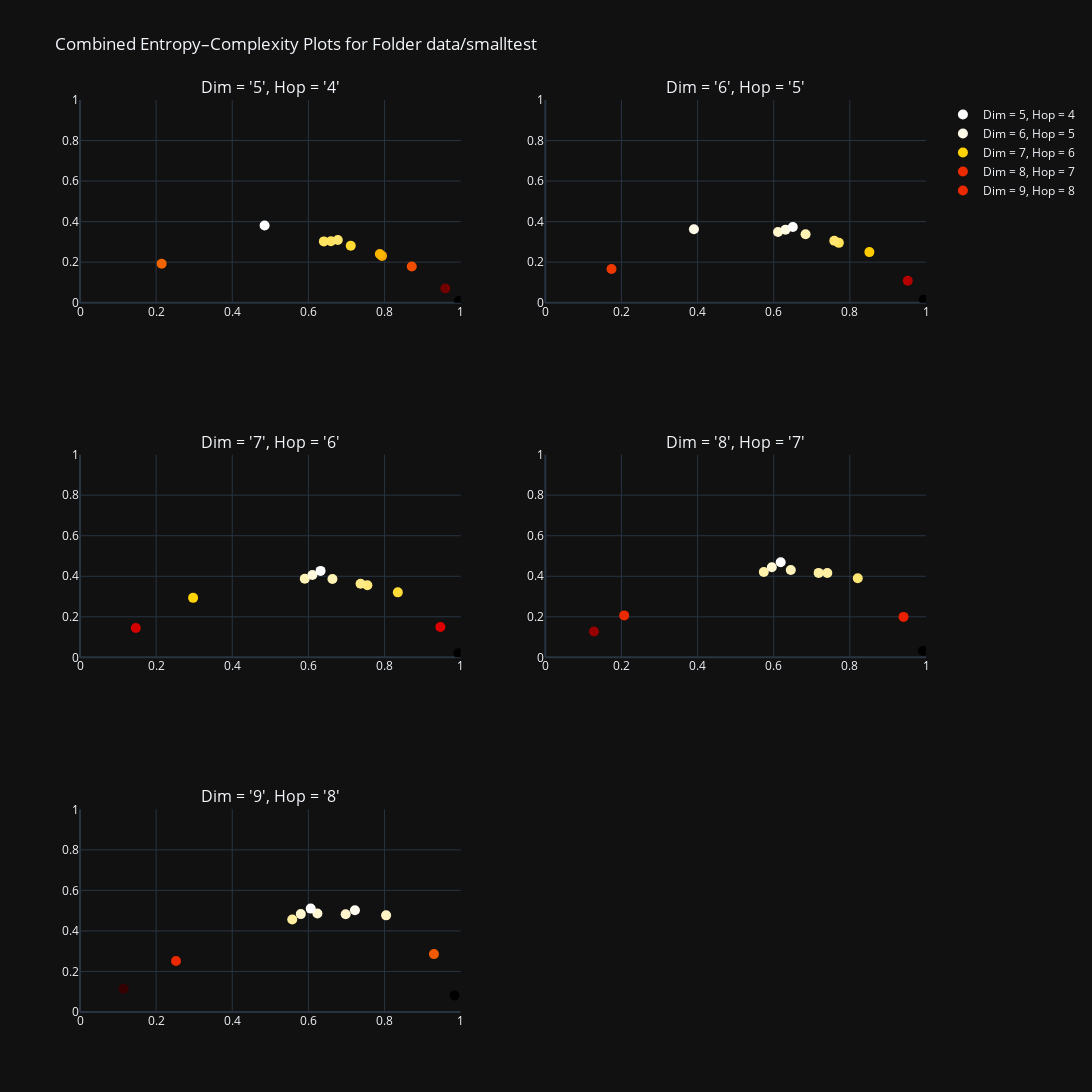

Notebook source saved alongside this figure:
### Markdown cell above
Test graph:

### Code cell
folder_path = "data/smalltest"
start = 5
end = 10
grid = 2
folder = "plots"
plot_graph(folder_path, start, end, grid, folder)

### Figure 1 — Plotly figure (JSON) as saved in the notebook; plotly's stock layout.template omitted (floating-point values rounded to 4 significant figures)
{"data": [{"hovertemplate": "Entropy: %{x}<br>Complexity: %{y}<br>File: %{text}<extra></extra>", "marker": {"color": [0.381, 0.1918, 0.3024, 0.3034, 0.00861, 0.2307, 0.06983, 0.2403, 0.1785, 0.2812, 0.3089], "colorscale": [[0, "rgb(0,0,0)"], [0.3333, "rgb(230,0,0)"], [0.6667, "rgb(255,210,0)"], [1, "rgb(255,255,255)"]], "size": 10}, "mode": "markers", "name": "Dim = 5, Hop = 4", "showlegend": true, "text": ["sinHyp.wav", "440wave.wav", "Miksu - Macloud- makko-Nachts wach-kissvk.com.mp3", "Survive Said The Prophet-MUKANJYO-kissvk.com.mp3", "WhiteNoise_64kb.mp3", "femtanyl-KATAMARI-kissvk.com.mp3", "PinkNoise_64kb.mp3", "Radiohead--Nice Dream--kissvk.com.mp3", "BrownianNoise_64kb.mp3", "ALBLAK 52-Nice To Meet You-kissvk.com.mp3", "Slipknot-Eyeless-kissvk.com.mp3"], "type": "scatter", "x": [0.4849, 0.2145, 0.6406, 0.6591, 0.9953, 0.7933, 0.9596, 0.7876, 0.8714, 0.7112, 0.6772], "xaxis": "x", "y": [0.381, 0.1918, 0.3024, 0.3034, 0.00861, 0.2307, 0.06983, 0.2403, 0.1785, 0.2812, 0.3089], "yaxis": "y"}, {"hovertemplate": "Entropy: %{x}<br>Complexity: %{y}<br>File: %{text}<extra></extra>", "marker": {"color": [0.3624, 0.1661, 0.3491, 0.3599, 0.01473, 0.2952, 0.1082, 0.3052, 0.2494, 0.3376, 0.3734], "colorscale": [[0, "rgb(0,0,0)"], [0.3333, "rgb(230,0,0)"], [0.6667, "rgb(255,210,0)"], [1, "rgb(255,255,255)"]], "size": 10}, "mode": "markers", "name": "Dim = 6, Hop = 5", "showlegend": true, "text": ["sinHyp.wav", "440wave.wav", "Miksu - Macloud- makko-Nachts wach-kissvk.com.mp3", "Survive Said The Prophet-MUKANJYO-kissvk.com.mp3", "WhiteNoise_64kb.mp3", "femtanyl-KATAMARI-kissvk.com.mp3", "PinkNoise_64kb.mp3", "Radiohead--Nice Dream--kissvk.com.mp3", "BrownianNoise_64kb.mp3", "ALBLAK 52-Nice To Meet You-kissvk.com.mp3", "Slipknot-Eyeless-kissvk.com.mp3"], "type": "scatter", "x": [0.3904, 0.1739, 0.6113, 0.6308, 0.9941, 0.7711, 0.952, 0.7591, 0.8512, 0.6837, 0.6502], "xaxis": "x2", "y": [0.3624, 0.1661, 0.3491, 0.3599, 0.01473, 0.2952, 0.1082, 0.3052, 0.2494, 0.3376, 0.3734], "yaxis": "y2"}, {"hovertemplate": "Entropy: %{x}<br>Complexity: %{y}<br>File: %{text}<extra></extra>", "marker": {"color": [0.2934, 0.1447, 0.388, 0.4067, 0.02077, 0.3556, 0.1499, 0.3632, 0.3206, 0.3867, 0.4265], "colorscale": [[0, "rgb(0,0,0)"], [0.3333, "rgb(230,0,0)"], [0.6667, "rgb(255,210,0)"], [1, "rgb(255,255,255)"]], "size": 10}, "mode": "markers", "name": "Dim = 7, Hop = 6", "showlegend": true, "text": ["sinHyp.wav", "440wave.wav", "Miksu - Macloud- makko-Nachts wach-kissvk.com.mp3", "Survive Said The Prophet-MUKANJYO-kissvk.com.mp3", "WhiteNoise_64kb.mp3", "femtanyl-KATAMARI-kissvk.com.mp3", "PinkNoise_64kb.mp3", "Radiohead--Nice Dream--kissvk.com.mp3", "BrownianNoise_64kb.mp3", "ALBLAK 52-Nice To Meet You-kissvk.com.mp3", "Slipknot-Eyeless-kissvk.com.mp3"], "type": "scatter", "x": [0.2971, 0.1467, 0.5904, 0.6104, 0.9936, 0.7549, 0.9466, 0.737, 0.8348, 0.6631, 0.6318], "xaxis": "x3", "y": [0.2934, 0.1447, 0.388, 0.4067, 0.02077, 0.3556, 0.1499, 0.3632, 0.3206, 0.3867, 0.4265], "yaxis": "y3"}, {"hovertemplate": "Entropy: %{x}<br>Complexity: %{y}<br>File: %{text}<extra></extra>", "marker": {"color": [0.2069, 0.1274, 0.4209, 0.4449, 0.03214, 0.4165, 0.1995, 0.4167, 0.3901, 0.4311, 0.4693], "colorscale": [[0, "rgb(0,0,0)"], [0.3333, "rgb(230,0,0)"], [0.6667, "rgb(255,210,0)"], [1, "rgb(255,255,255)"]], "size": 10}, "mode": "markers", "name": "Dim = 8, Hop = 7", "showlegend": true, "text": ["sinHyp.wav", "440wave.wav", "Miksu - Macloud- makko-Nachts wach-kissvk.com.mp3", "Survive Said The Prophet-MUKANJYO-kissvk.com.mp3", "WhiteNoise_64kb.mp3", "femtanyl-KATAMARI-kissvk.com.mp3", "PinkNoise_64kb.mp3", "Radiohead--Nice Dream--kissvk.com.mp3", "BrownianNoise_64kb.mp3", "ALBLAK 52-Nice To Meet You-kissvk.com.mp3", "Slipknot-Eyeless-kissvk.com.mp3"], "type": "scatter", "x": [0.2072, 0.1278, 0.5739, 0.595, 0.9921, 0.7408, 0.9409, 0.718, 0.8207, 0.6448, 0.6183], "xaxis": "x4", "y": [0.2069, 0.1274, 0.4209, 0.4449, 0.03214, 0.4165, 0.1995, 0.4167, 0.3901, 0.4311, 0.4693], "yaxis": "y4"}, {"hovertemplate": "Entropy: %{x}<br>Complexity: %{y}<br>File: %{text}<extra></extra>", "marker": {"color": [0.2521, 0.1145, 0.4564, 0.4831, 0.08167, 0.5019, 0.2856, 0.4822, 0.4768, 0.4862, 0.5101], "colorscale": [[0, "rgb(0,0,0)"], [0.3333, "rgb(230,0,0)"], [0.6667, "rgb(255,210,0)"], [1, "rgb(255,255,255)"]], "size": 10}, "mode": "markers", "name": "Dim = 9, Hop = 8", "showlegend": true, "text": ["sinHyp.wav", "440wave.wav", "Miksu - Macloud- makko-Nachts wach-kissvk.com.mp3", "Survive Said The Prophet-MUKANJYO-kissvk.com.mp3", "WhiteNoise_64kb.mp3", "femtanyl-KATAMARI-kissvk.com.mp3", "PinkNoise_64kb.mp3", "Radiohead--Nice Dream--kissvk.com.mp3", "BrownianNoise_64kb.mp3", "ALBLAK 52-Nice To Meet You-kissvk.com.mp3", "Slipknot-Eyeless-kissvk.com.mp3"], "type": "scatter", "x": [0.2522, 0.1145, 0.5575, 0.58, 0.9837, 0.7222, 0.9297, 0.6979, 0.8041, 0.6237, 0.606], "xaxis": "x5", "y": [0.2521, 0.1145, 0.4564, 0.4831, 0.08167, 0.5019, 0.2856, 0.4822, 0.4768, 0.4862, 0.5101], "yaxis": "y5"}], "layout": {"annotations": [{"font": {"size": 16}, "showarrow": false, "text": "Dim = '5', Hop = '4'", "x": 0.225, "xanchor": "center", "xref": "paper", "y": 1, "yanchor": "bottom", "yref": "paper"}, {"font": {"size": 16}, "showarrow": false, "text": "Dim = '6', Hop = '5'", "x": 0.775, "xanchor": "center", "xref": "paper", "y": 1, "yanchor": "bottom", "yref": "paper"}, {"font": {"size": 16}, "showarrow": false, "text": "Dim = '7', Hop = '6'", "x": 0.225, "xanchor": "center", "xref": "paper", "y": 0.6111, "yanchor": "bottom", "yref": "paper"}, {"font": {"size": 16}, "showarrow": false, "text": "Dim = '8', Hop = '7'", "x": 0.775, "xanchor": "center", "xref": "paper", "y": 0.6111, "yanchor": "bottom", "yref": "paper"}, {"font": {"size": 16}, "showarrow": false, "text": "Dim = '9', Hop = '8'", "x": 0.225, "xanchor": "center", "xref": "paper", "y": 0.2222, "yanchor": "bottom", "yref": "paper"}], "height": 1600, "title": {"text": "Combined Entropy–Complexity Plots for Folder data/smalltest"}, "width": 1200, "xaxis": {"anchor": "y", "domain": [0, 0.45], "range": [0, 1]}, "xaxis2": {"anchor": "y2", "domain": [0.55, 1], "range": [0, 1]}, "xaxis3": {"anchor": "y3", "domain": [0, 0.45], "range": [0, 1]}, "xaxis4": {"anchor": "y4", "domain": [0.55, 1], "range": [0, 1]}, "xaxis5": {"anchor": "y5", "domain": [0, 0.45], "range": [0, 1]}, "xaxis6": {"anchor": "y6", "domain": [0.55, 1], "range": [0, 1]}, "yaxis": {"anchor": "x", "domain": [0.7778, 1], "range": [0, 1]}, "yaxis2": {"anchor": "x2", "domain": [0.7778, 1], "range": [0, 1]}, "yaxis3": {"anchor": "x3", "domain": [0.3889, 0.6111], "range": [0, 1]}, "yaxis4": {"anchor": "x4", "domain": [0.3889, 0.6111], "range": [0, 1]}, "yaxis5": {"anchor": "x5", "domain": [0, 0.2222], "range": [0, 1]}, "yaxis6": {"anchor": "x6", "domain": [0, 0.2222], "range": [0, 1]}}}
